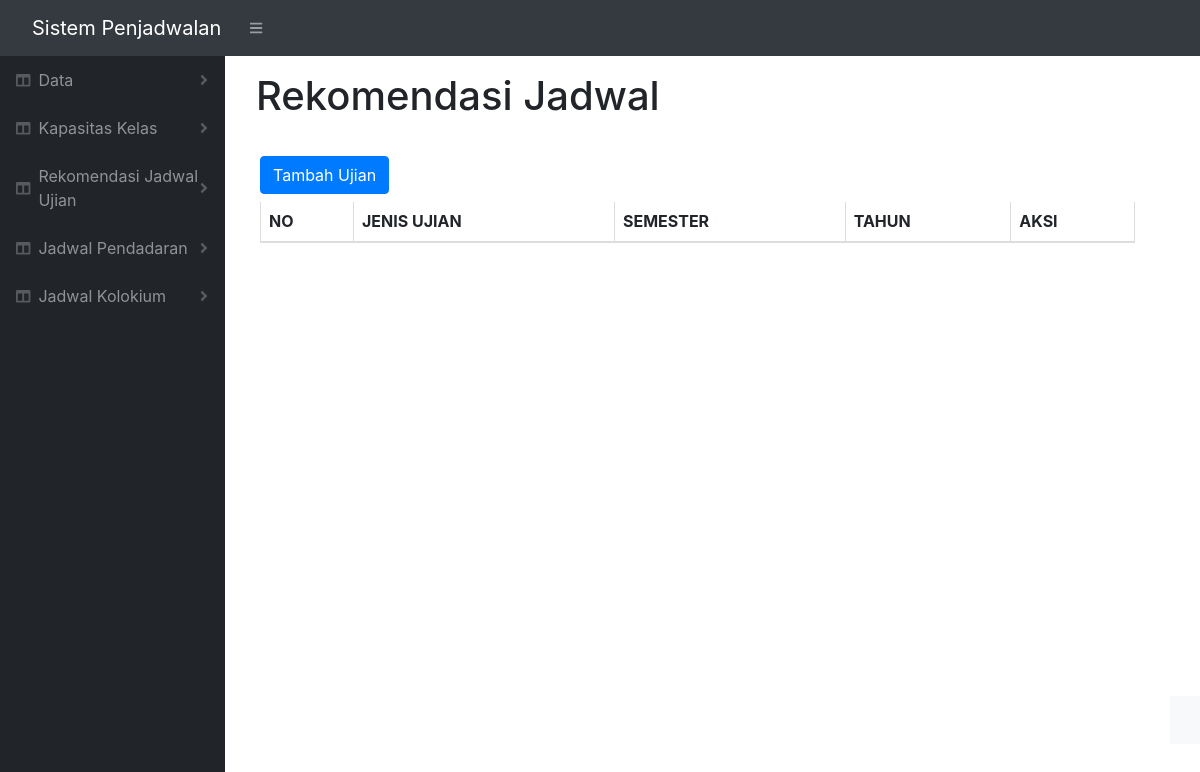
The app's page /index.php/rekomendasi/c_jadwal, older data.
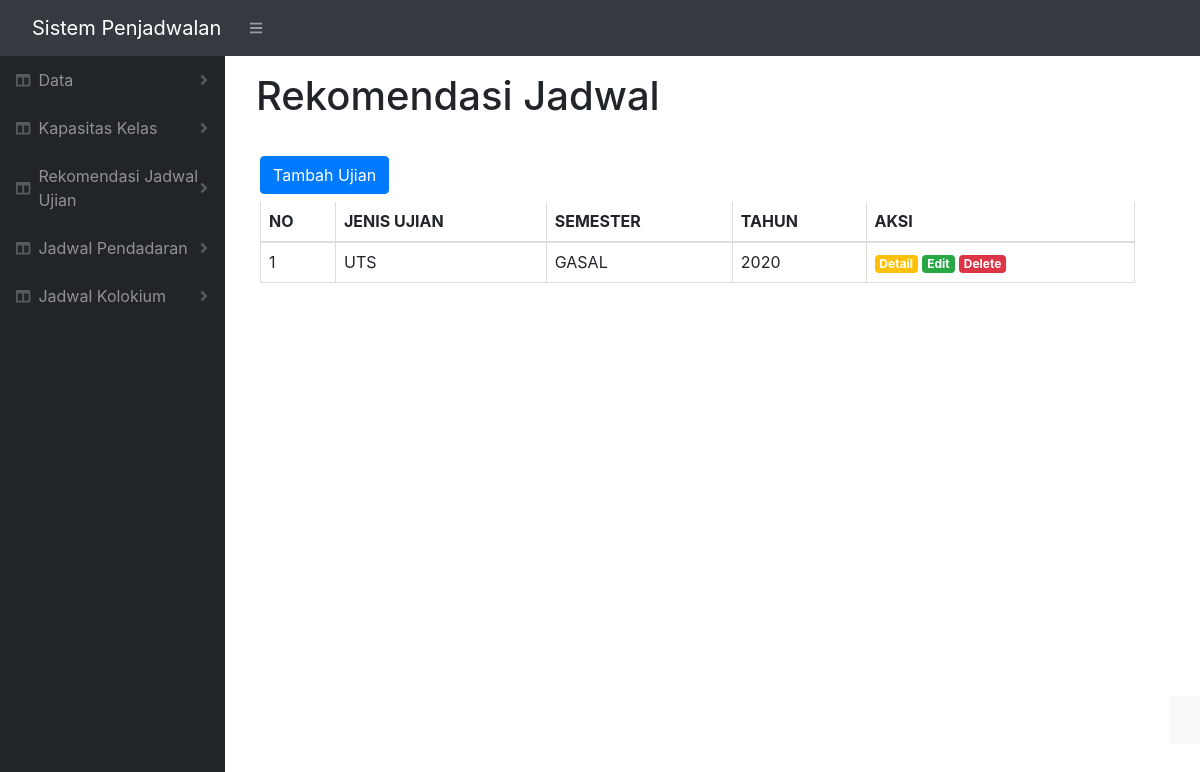
The same page, newer data.
### tables this page shows
CREATE TABLE `jadwal` (
  `idJadwal` int(11) NOT NULL,
  `jenisUjian` varchar(20) NOT NULL,
  `semester` varchar(10) NOT NULL,
  `tahun` varchar(10) NOT NULL
);

### application/controllers/Rekomendasi.php (called while the page is built, shortened)
<?php
class rekomendasi extends CI_Controller
{
    public function __construct()
    {
        $this->load->model('Jadwal_model');
    }
    function c_jadwal() {
        $data['title'] = 'Rekomendasi Jadwal';
        $this->load->view('templates/header', $data);
        $this->load->view('templates/sidebar', $data);
        $this->load->view('templates/topbar', $data);
        $data['jadwal'] = $this->Jadwal_model->getDataJadwal();
        $this->load->view('rekomendasi/jadwal',$data);
        $this->load->view('templates/footer', $data);
    }
}

### index.php (called while the page is built, shortened)
<?php
require_once BASEPATH.'core/CodeIgniter.php';

### application/models/Jadwal_model.php (called while the page is built, shortened)
<?php
class Jadwal_model extends CI_Model{
    function getDataJadwal() {
    	$data = $this->db->get("jadwal");
    	return $data->result_array();
    }
}

### application/views/rekomendasi/jadwal.php (the view, shortened to what this page needs)
<div id="layoutSidenav_content">
    <main>
        <div class="container-fluid">
            <nav class="navbar">
                <h1 class="mt-2"><?= $title ?></h1>
            </nav>
            <div class="card-body">
                <a href="" class="btn btn-primary mb-2" data-toggle="modal" data-target="#ModalInput">Tambah Ujian</a>
                <div class="table-responsive">
                    <table class="table table-bordered" id="tabelku" width="100%">
                        <thead>
                            <tr>
                                <th>NO</th>
                                <th>JENIS UJIAN</th>
                                <th>SEMESTER</th>
                                <th>TAHUN</th>
                                <th>AKSI</th>
                            </tr>
                        </thead>
                        <tbody>
                            <?php $i = 1; ?>
                            <?php foreach ($jadwal as $row) : ?>
                                <tr>
                                    <td><?= $i ?></td>
                                    <td><?php echo $row['jenisUjian']; ?></td>
                                    <td><?php echo $row['semester']; ?></td>
                                    <td><?php echo $row['tahun']; ?></td>
                                    <td>
                                        <a href="<?php echo base_url(); ?>rekomendasi/detailJadwal/<?= $row['idJadwal'];  ?>"
                                            class="badge badge-warning" style="color: white">Detail</a>
                                        <a href="<?php echo base_url(); ?>home/editMakul/<?= $row['idJadwal']; ?>"
                                         class="badge badge-success ">Edit</a>
                                         <a href="<?php echo base_url(); ?>home/deleteMakul/<?= $row['idJadwal']; ?>"
                                             class="badge badge-danger"
                                             onclick="return confirm('Are you sure you want to delete ?');">Delete</a>
                                         </td>
                                     </tr>
                                     <?php $i++; ?>
                                 <?php endforeach; ?>
                             </tbody>
                         </table>
                     </div>
                 </div>
             </div>
    </div>

Row changes from the older to the newer data that the page shows:
added jadwal: jenisUjian "UTS", semester "GASAL", tahun "2020"
